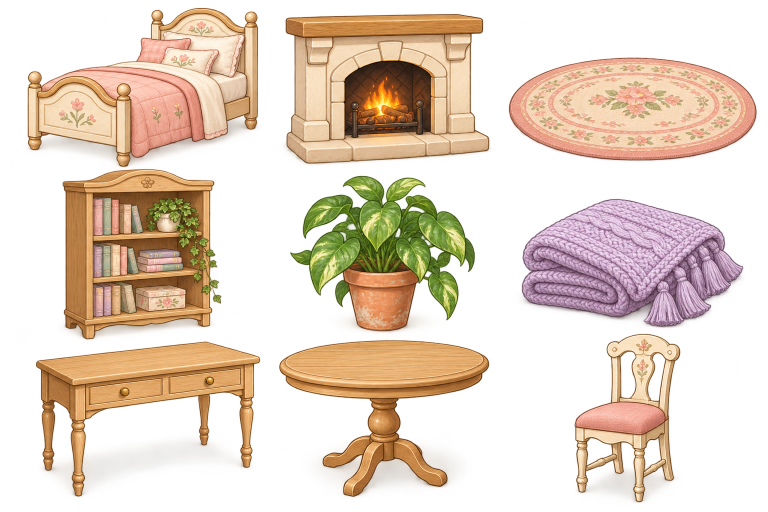
#> input picture assets/furniture/sheet-0.png, 1536 x 1024 px (shown at 1/2 size); its folder holds 4 pictures in this run
$ python index-furniture.py
#> lines starting #> are read from the running program, lines starting #| are printed output that depends on the picture; after the words box and inside, x2 and y2 are one past the last pixel; in counts of white or black regions, pixels touching at a corner belong together
"""Index sprite outlines for web display, leaving original generated PNGs unchanged."""
from pathlib import Path
from PIL import Image
import numpy as np
from scipy import ndimage
from scipy.spatial import ConvexHull
import json
root=Path(__file__).resolve().parents[1]
sheets=[['bed','fire','rug','book','plant','blanket','extra37','extra38','extra39'],['extra'+str(i) for i in range(40,49)],['extra'+str(i) for i in range(49,57)]+['extra57'],['extra63','extra64','extra74','extra76','extra86','extra90','extra91','extra93','extra81']]
result={}
for sheet,ids in enumerate(sheets):
 im=Image.open(root/f'assets/furniture/sheet-{sheet}.png').convert('RGBA');w,h=im.size
#> further down, im is the input picture: PIL image 1536x1024 RGBA; mean R, G, B, A 151.7, 118.7, 86.8, 107.2
#> after `w, h = im.size`: w = 1536; h = 1024
 alpha=np.asarray(im.getchannel('A'));mask=alpha>70
#> after `alpha = np.asarray(im.getchannel('A'))`:
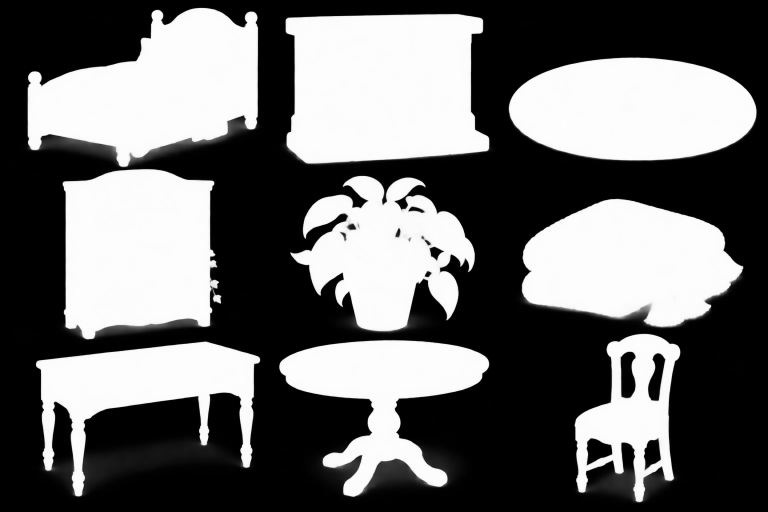
#> alpha: shape (1024, 1536) (shown at 1/2 size); min 0, max 254, mean 107.2
#> after `mask = alpha > 70`:
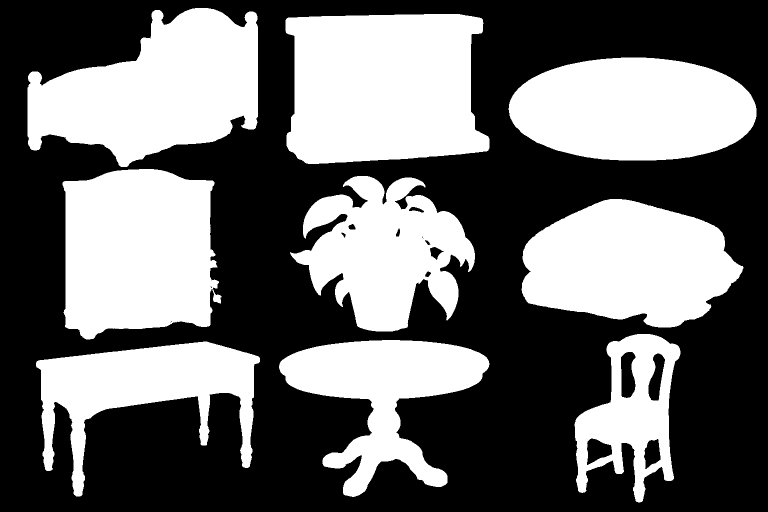
#> mask: shape (1024, 1536) bool (shown at 1/2 size); 42.6% white; 9 white regions, largest, box (x1, y1, x2, y2) and area: (571, 28, 979, 328) 105733, (55, 16, 516, 334) 93413, (125, 338, 443, 679) 90055
 labels,n=ndimage.label(mask);areas=np.bincount(labels.ravel());boxes=ndimage.find_objects(labels)
#> after `labels, n = ndimage.label(mask)`:
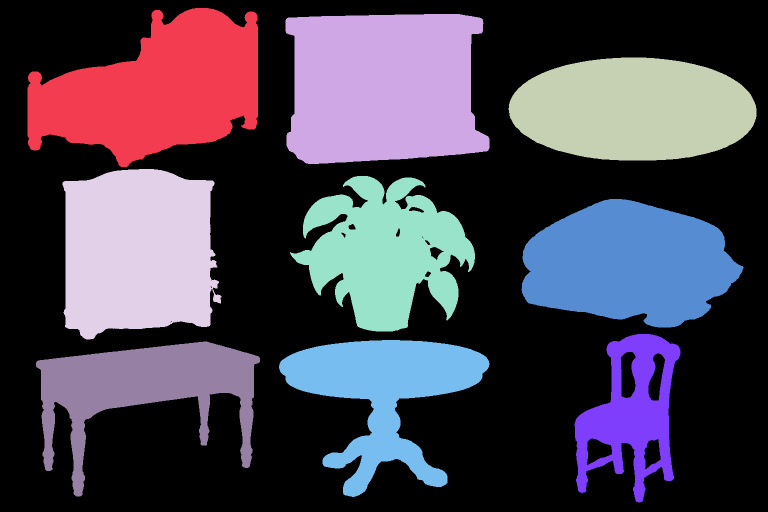
#> labels: shape (1024, 1536) int32 (shown at 1/2 size); 10 distinct labels, from 0 to 9; one colour per label, 0 black
#> after `labels, n = ndimage.label(mask)`: n = 9
#> after `areas = np.bincount(labels.ravel())`: areas = [902817, 93413, 105733, 81703, 90055, 67280, 81916, 35021, 57948, 56978]
#> after `boxes = ndimage.find_objects(labels)`: boxes = 9 items
 candidates=sorted(range(1,n+1),key=lambda i:areas[i],reverse=True)[:9]
#> candidates = [2, 1, 4, 6, 3, 5, 8, 9, 7]
 if len(candidates)!=9:raise ValueError('Expected 9 sprites')
 candidates.sort(key=lambda i:(boxes[i-1][0].start+boxes[i-1][0].stop)/2)
 ordered=[]
 for row in range(3):ordered.extend(sorted(candidates[row*3:row*3+3],key=lambda i:boxes[i-1][1].start))
#> after the loop, ordered = [1, 2, 3, 4, 5, 6, 9, 8, 7]
 for id,label in zip(ids,ordered):
  component=ndimage.binary_dilation(labels==label,iterations=4);ys,xs=np.nonzero(component)
  points=np.column_stack((xs,ys));hull=ConvexHull(points);polygon=points[hull.vertices]
  x=int(xs.min());y=int(ys.min());bw=int(xs.max()-x+1);bh=int(ys.max()-y+1)
  result[id]={'sheet':sheet,'x':x,'y':y,'width':bw,'height':bh,'sheetWidth':w,'sheetHeight':h,'ratio':round(bw/bh,6),'clip':' '.join(f'{px},{py}' for px,py in polygon)}
  print(sheet,id,(x,y,bw,bh))
#> this loop made 9 passes
#> (id, label, x, y, bw, bh) on passes 1 to 9: ('bed', 1, 51, 12, 469, 326), ('fire', 2, 567, 24, 416, 308), ('rug', 3, 1013, 111, 504, 214), ('book', 4, 121, 334, 326, 349), ('plant', 5, 576, 348, 378, 319), ('blanket', 6, 1039, 394, 452, 265), ('extra37', 9, 68, 679, 456, 318), ('extra38', 8, 554, 676, 429, 322), ('extra39', 7, 1145, 664, 220, 345)
#| 0 bed (51, 12, 469, 326)
#| 0 fire (567, 24, 416, 308)
#| 0 rug (1013, 111, 504, 214)
#| 0 book (121, 334, 326, 349)
#| 0 plant (576, 348, 378, 319)
#| 0 blanket (1039, 394, 452, 265)
#| 0 extra37 (68, 679, 456, 318)
#| 0 extra38 (554, 676, 429, 322)
#> (further printed lines are left out)
#> pass 1, `component = ndimage.binary_dilation(labels == label, iterations=4)`:
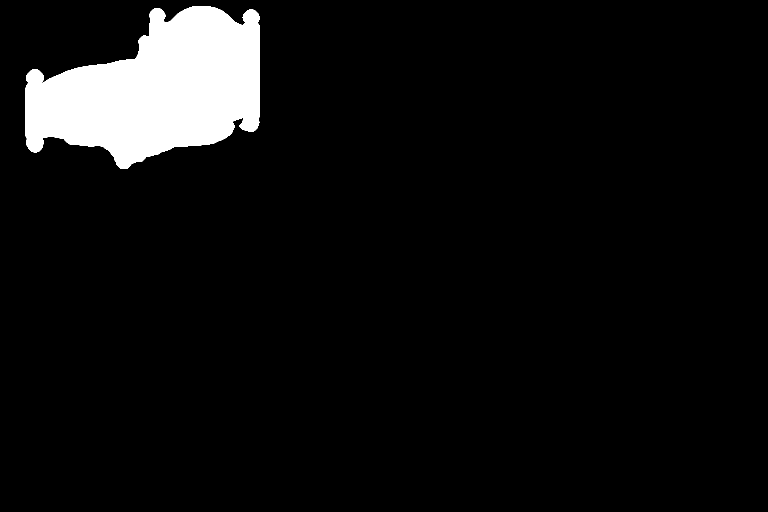
#> component: shape (1024, 1536) bool (shown at 1/2 size); 6.3% white; 1 white region, box (x1, y1, x2, y2) and area: (51, 12, 520, 338) 99515
#> pass 2, `component = ndimage.binary_dilation(labels == label, iterations=4)`:
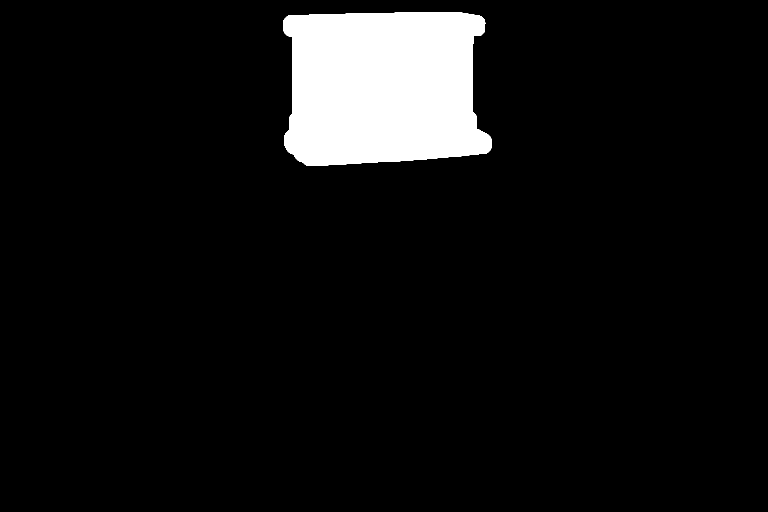
#> component: shape (1024, 1536) bool (shown at 1/2 size); 7.1% white; 1 white region, box (x1, y1, x2, y2) and area: (567, 24, 983, 332) 111205
#> pass 3, `component = ndimage.binary_dilation(labels == label, iterations=4)`:
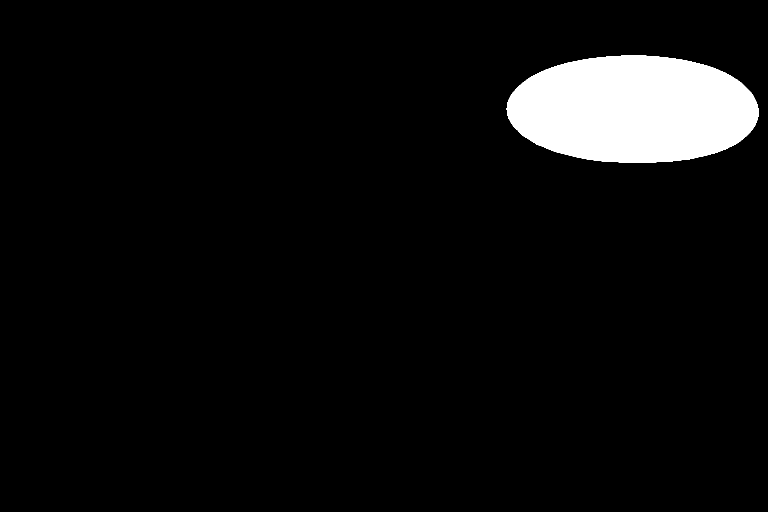
#> component: shape (1024, 1536) bool (shown at 1/2 size); 5.5% white; 1 white region, box (x1, y1, x2, y2) and area: (1013, 111, 1517, 325) 86075
#> after the loop:
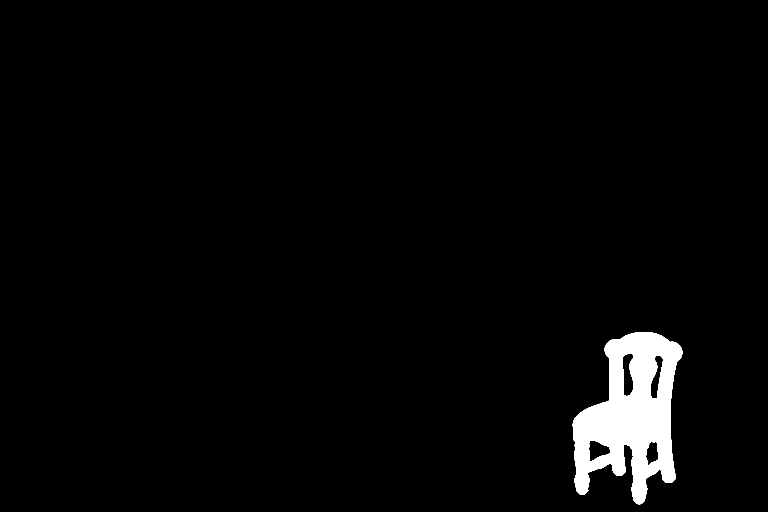
#> component: shape (1024, 1536) bool (shown at 1/2 size); 2.7% white; 1 white region, box (x1, y1, x2, y2) and area: (1145, 664, 1365, 1009) 42594
#> after the loop, result = 9 items
#> pass 2 of the loop `for sheet,ids in enumerate(sheets):`:
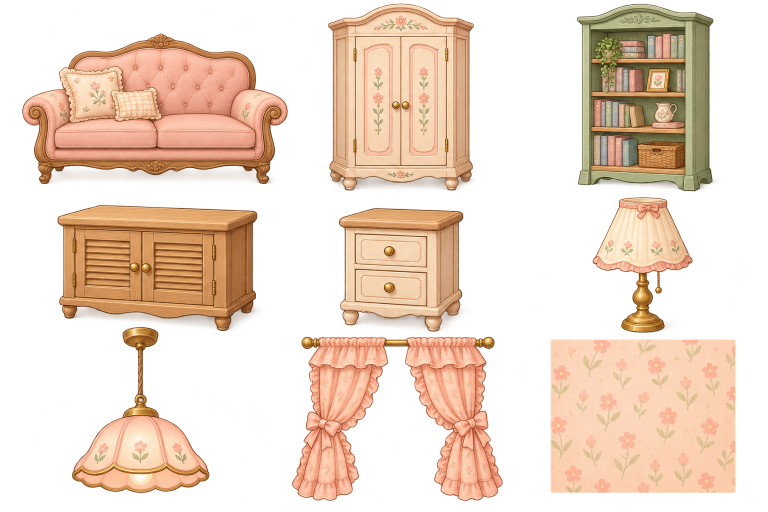
#> input picture assets/furniture/sheet-1.png, 1536 x 1024 px (shown at 1/2 size)
#> im is the input picture: PIL image 1536x1024 RGBA; mean R, G, B, A 169.1, 129.7, 98.2, 109.7
#> mask: shape (1024, 1536) bool; 43.7% white; 9 white regions, largest, box (x1, y1, x2, y2) and area: (1101, 679, 1471, 986) 113583, (44, 67, 575, 368) 110999, (656, 7, 948, 381) 95238
#> `labels, n = ndimage.label(mask)`:
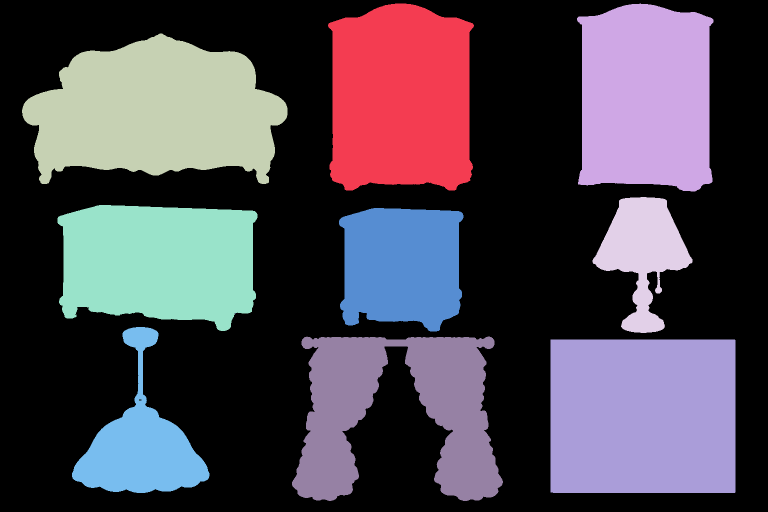
#> labels: shape (1024, 1536) int32 (shown at 1/2 size); 12 distinct labels, from 0 to 11; one colour per label, 0 black
#> n = 11
#> areas = [885816, 95238, 89936, 110999, 26671, 83174, 51879, 1, 35882, 79684, 113583, 1]
#> boxes = 11 items
#> candidates = [10, 3, 1, 2, 5, 9, 6, 8, 4]
#> after the loop `for row in range(3):ordered.extend(sorted(candidates[row*3:row*3+3],ke..`: ordered = [3, 1, 2, 5, 6, 4, 8, 9, 10]
#> the loop `for id,label in zip(ids,ordered):` made 9 passes
#> (id, label, x, y, bw, bh) on passes 1 to 8: ('extra40', 3, 40, 63, 539, 309), ('extra41', 1, 652, 3, 300, 382), ('extra42', 2, 1150, 3, 281, 384), ('extra43', 5, 111, 406, 408, 260), ('extra44', 6, 674, 412, 257, 255), ('extra45', 4, 1181, 390, 208, 280), ('extra46', 8, 140, 650, 283, 340), ('extra47', 9, 580, 669, 430, 337)
#> (printed output is left out)
#> after the loop `for id,label in zip(ids,ordered):`:
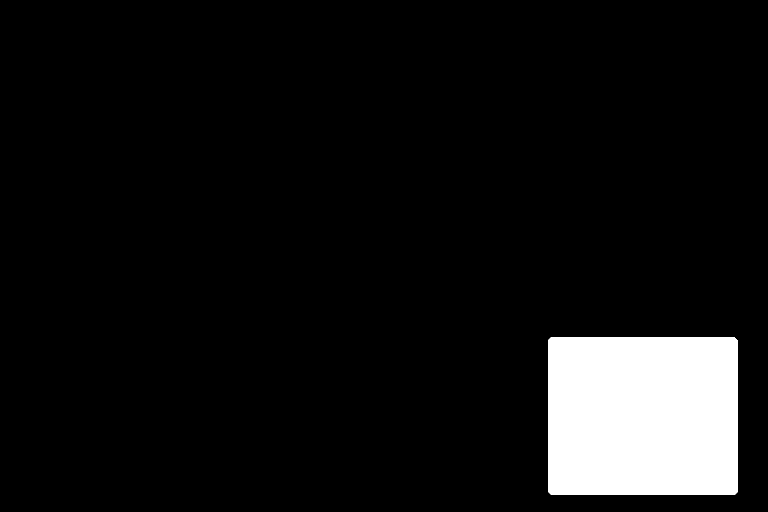
#> component: shape (1024, 1536) bool (shown at 1/2 size); 7.6% white; 1 white region, box (x1, y1, x2, y2) and area: (1097, 675, 1475, 990) 119011
#> after the loop `for id,label in zip(ids,ordered):`: result = 18 items
#> pass 3 of the loop `for sheet,ids in enumerate(sheets):`:
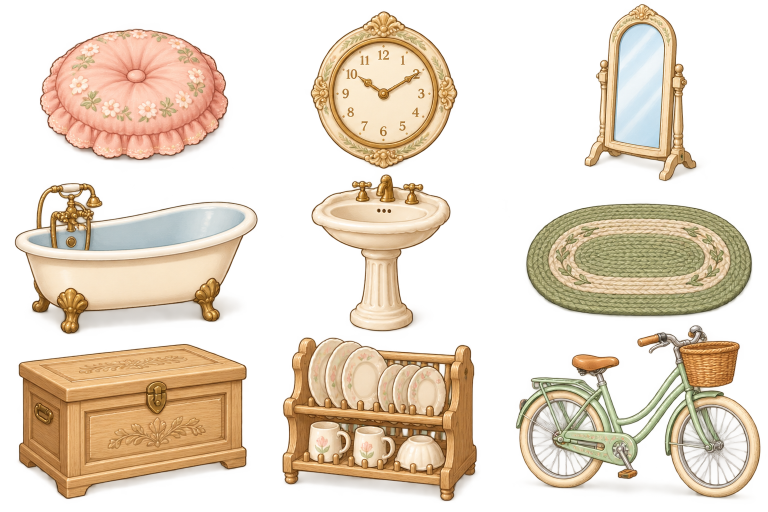
#> input picture assets/furniture/sheet-2.png, 1536 x 1024 px (shown at 1/2 size)
#> im is the input picture: PIL image 1536x1024 RGBA; mean R, G, B, A 159, 133.1, 100.4, 110.4
#> mask: shape (1024, 1536) bool; 44.5% white; 21 white regions (11 under 20 px), largest, box (x1, y1, x2, y2) and area: (37, 688, 493, 998) 111471, (565, 675, 954, 1002) 100292, (30, 366, 515, 668) 91067
#> `labels, n = ndimage.label(mask)`:
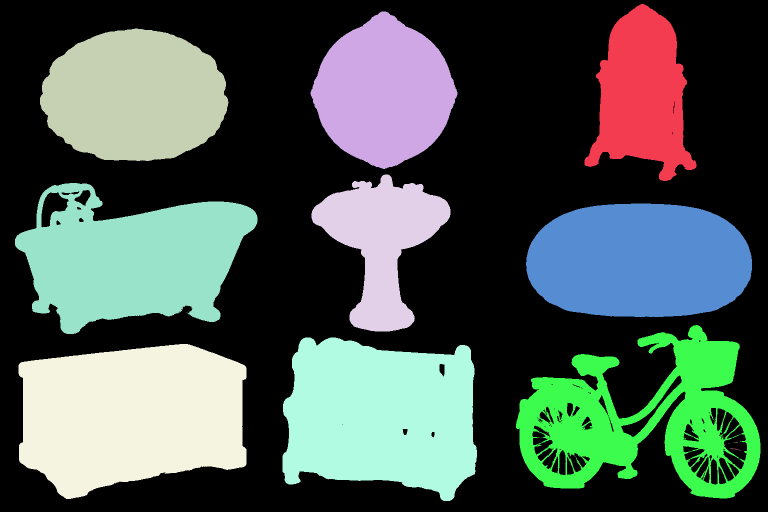
#> labels: shape (1024, 1536) int32 (shown at 1/2 size); 49 distinct labels, from 0 to 48; one colour per label, 0 black
#> n = 48
#> areas = 49 values, max 872625 at index 0, min 1 at index 7, mean 32099.3
#> boxes = 48 items
#> candidates = [19, 18, 5, 6, 17, 3, 2, 1, 4]
#> after the loop `for row in range(3):ordered.extend(sorted(candidates[row*3:row*3+3],ke..`: ordered = [3, 2, 1, 5, 4, 6, 19, 18, 17]
#> the loop `for id,label in zip(ids,ordered):` made 9 passes
#> (id, label, x, y, bw, bh) on passes 1 to 8: ('extra49', 3, 76, 53, 385, 273), ('extra50', 2, 617, 19, 302, 323), ('extra51', 1, 1165, 4, 232, 362), ('extra52', 5, 26, 362, 493, 310), ('extra53', 4, 619, 345, 286, 322), ('extra54', 6, 1048, 403, 460, 235), ('extra55', 19, 33, 684, 464, 318), ('extra56', 18, 561, 671, 397, 335)
#> (printed output is left out)
#> after the loop `for id,label in zip(ids,ordered):`:
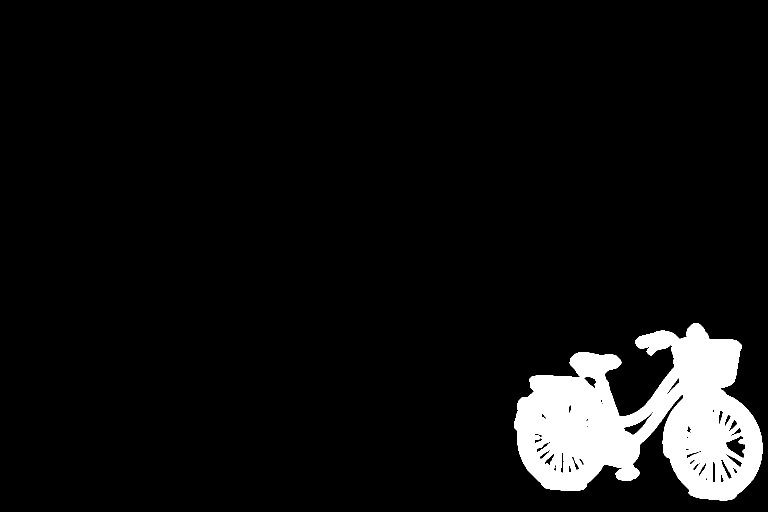
#> component: shape (1024, 1536) bool (shown at 1/2 size); 6.4% white; 1 white region, box (x1, y1, x2, y2) and area: (1028, 646, 1525, 1001) 100065
#> after the loop `for id,label in zip(ids,ordered):`: result = 27 items
#> the loop made 4 passes; the first 3 are shown
(root/'furniture-art.js').write_text('const FURNITURE_ART = '+json.dumps(result,indent=2)+';\n')
print('Indexed',len(result),'furniture illustrations')
#| Indexed 36 furniture illustrations
